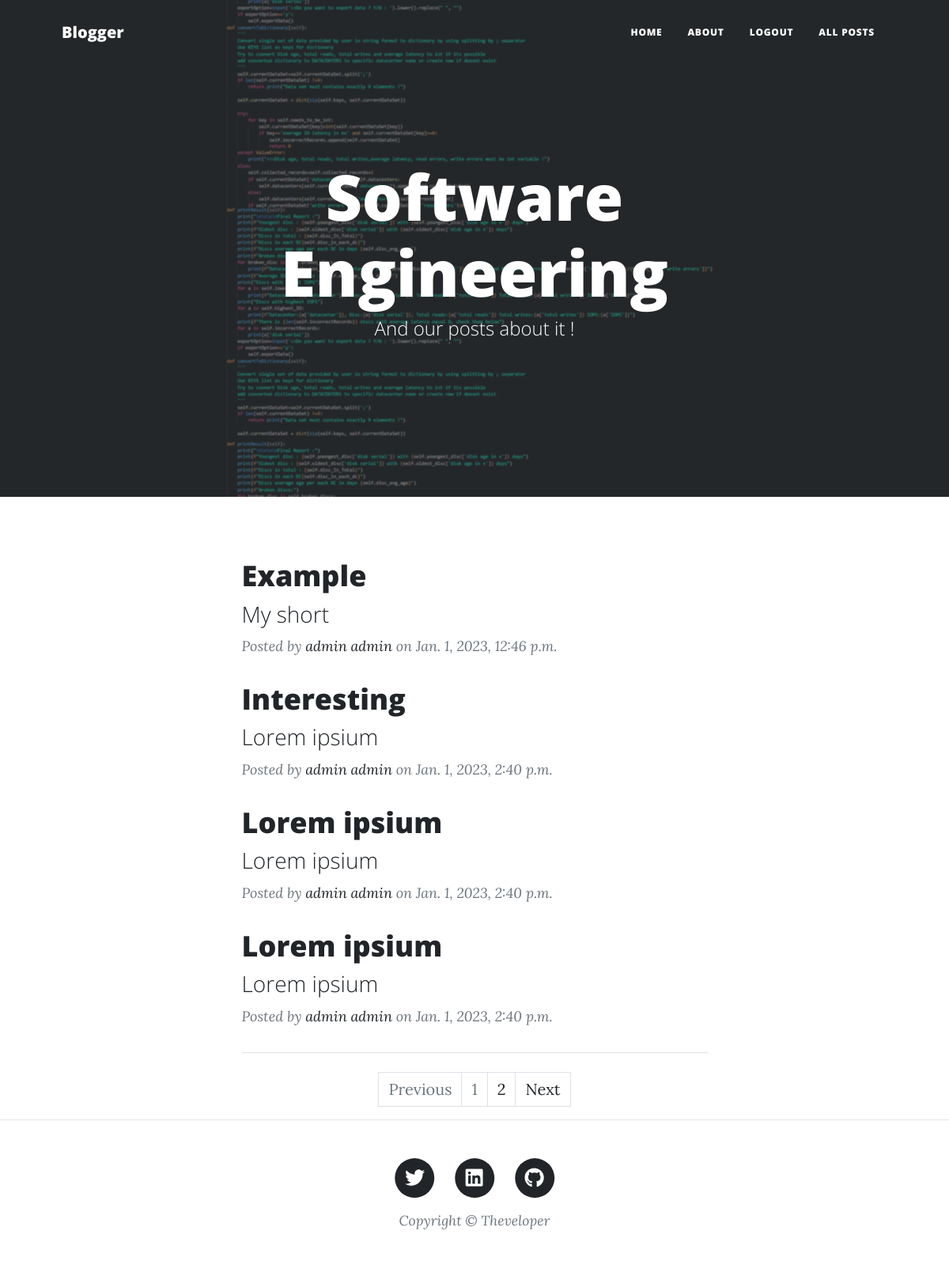
The app's page /posts/ (signed in) with its own data.
### posts/models.py (models this page shows, shortened)
class Post(models.Model):
    user=models.ForeignKey(Account,on_delete=models.CASCADE,null=True)
    title=models.CharField(max_length=50)
    short=models.CharField(max_length=50)
    description=models.TextField()
    is_active=models.BooleanField(default=False)
    created_at=models.DateTimeField(auto_now_add=True)

### accounts/models.py (models this page shows, shortened)
class Account(AbstractBaseUser):
    first_name      = models.CharField(max_length=50)
    last_name       = models.CharField(max_length=50)
    username        = models.CharField(max_length=50, unique=True)
    email           = models.EmailField(max_length=100, unique=True)
    phone_number    = models.CharField(max_length=50)
    date_joined     = models.DateTimeField(auto_now_add=True)
    last_login      = models.DateTimeField(auto_now_add=True)
    is_admin        = models.BooleanField(default=False)
    is_staff        = models.BooleanField(default=False)
    is_active        = models.BooleanField(default=False)
    is_superadmin        = models.BooleanField(default=False)
    USERNAME_FIELD = 'email'
    REQUIRED_FIELDS = ['username', 'first_name', 'last_name']
    objects = MyAccountManager()

### posts/views.py (the view)
# urls.py: path('posts/', views.PostListView.as_view(), name="PostListView"),
class PostListView(generic.ListView):
    model = Post
    context_object_name = 'post_list'
    queryset = Post.objects.all()
    paginate_by = 4
    template_name = 'home.html'
    def get_context_data(self, **kwargs):
        context = super().get_context_data(**kwargs)
        context['title'] = 'Software Engineering'
        context['description'] = 'And our posts about it !'
        return context

### templates/home.html
{% extends "base.html" %}
 {%load static%}
 {% block content%}
        <div class="container px-4 px-lg-5">
            <div class="row gx-4 gx-lg-5 justify-content-center">
                <div class="col-md-10 col-lg-8 col-xl-7">
    {% for post in post_list %}
                    <div class="post-preview">
                        <a href="{% url 'PostDetailView' post.id %}">
                            <h2 class="post-title">{{post.title}}</h2>
                            <h3 class="post-subtitle">{{post.short}}</h3>
                        </a>
                        <p class="post-meta">
                            Posted by
                            <a href="#!">{{post.user.first_name}} {{post.user.last_name}}</a>
                            on {{post.created_at}}
                        </p>
                    </div>
    {% endfor %}
                    <hr class="my-4" />
{% if request.path == "/posts/" %}
<nav aria-label="Page navigation example">
  <ul class="pagination justify-content-center">
  {% if page_obj.has_previous %}
    <li class="page-item">
      <a class="page-link" href="/posts?page={{ page_obj.previous_page_number }}" tabindex="-1">Previous</a>
    </li>
    <li class="page-item"><a class="page-link" href="/posts?page={{ page_obj.previous_page_number }}">{{ page_obj.previous_page_number }}</a></li>
    {% else %}
    <li class="page-item disabled">
      <a class="page-link" href="#" tabindex="-1">Previous</a>
    </li>
    {% endif %}
    <li class="page-item disabled"><a class="page-link" href="">{{ page_obj.number }}</a></li>
    {% if page_obj.has_next %}
    <li class="page-item"><a class="page-link" href="/posts?page={{ page_obj.next_page_number }}">{{ page_obj.next_page_number }}</a></li>
    <li class="page-item">
      <a class="page-link" href="/posts?page={{ page_obj.next_page_number }}">Next</a>
    </li>
    {% else %}
    <li class="page-item disabled">
      <a class="page-link" href="#">Next</a>
    </li>
    {% endif %}
  </ul>
</nav>
{% else %}
            <div class="d-flex justify-content-end mb-4"><a class="btn btn-primary text-uppercase" href="{% url 'PostListView' %}">All posts</a></div>
{% endif %}
                </div>
            </div>
        </div>
     {% endblock %}

### records on screen
Post: title "Example", short "My short", user.first_name "admin", user.last_name "admin", created_at "Jan. 1, 2023, 12:46 p.m."
Post: title "Interesting", short "Lorem ipsium", user.first_name "admin", user.last_name "admin", created_at "Jan. 1, 2023, 2:40 p.m."
Post: title "Lorem ipsium", short "Lorem ipsium", user.first_name "admin", user.last_name "admin", created_at "Jan. 1, 2023, 2:40 p.m."
Post: title "Lorem ipsium", short "Lorem ipsium", user.first_name "admin", user.last_name "admin", created_at "Jan. 1, 2023, 2:40 p.m."

### other values on screen
{{ title }} "Software Engineering"
{{ description }} "And our posts about it !"
{{ page_obj.number }} "1"
{{ page_obj.next_page_number }} "2"
